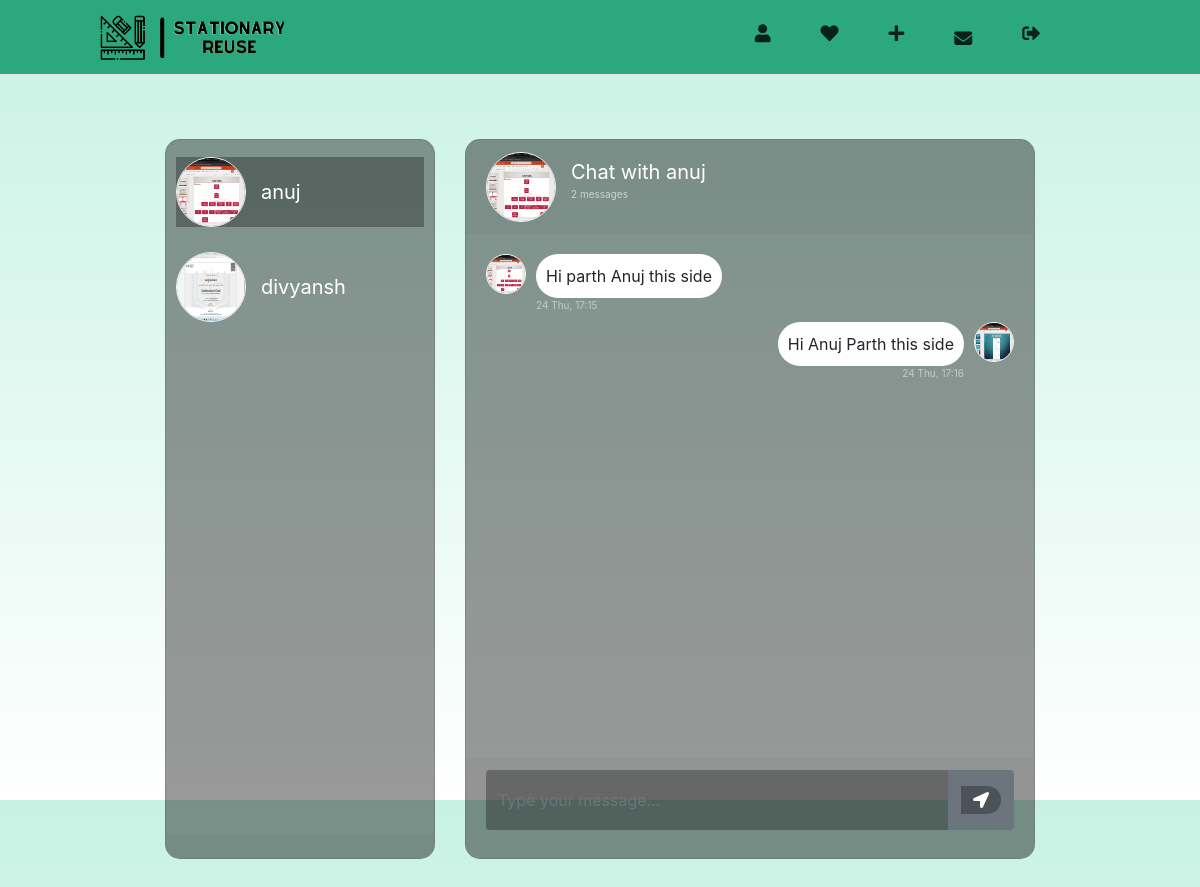
Screenshot of /chat/ (signed in) with the database file from the repository.
### chat/models.py (models this page shows)
class Thread(models.Model):
    first_person = models.ForeignKey(User, on_delete = models.CASCADE, null = True, blank = True, related_name = 'thread_first_person')
    second_person = models.ForeignKey(User, on_delete=models.CASCADE, null = True, blank = True, related_name = 'thread_second_person')
    updated = models.DateTimeField(auto_now = True)
    timestamp = models.DateTimeField(auto_now_add = True)
    objects = ThreadManager()
    class Meta:
        unique_together = ['first_person', 'second_person']

class ChatMessage(models.Model):
    thread = models.ForeignKey(Thread, null = True, blank = True, on_delete = models.CASCADE, related_name = 'chatmessage_thread')
    user = models.ForeignKey(User, on_delete=models.CASCADE)
    message = models.TextField()
    timestamp = models.DateTimeField(auto_now_add = True)

### myapp/models.py (models this page shows, shortened)
class UserInfoModel(models.Model):
    user = models.OneToOneField(User, on_delete=models.CASCADE, related_name="child_user")
    profile_pic = models.ImageField(upload_to="photos/userprofilepics", blank=True)
    description = models.CharField(max_length=250, blank=True)
    phone_number = models.PositiveSmallIntegerField(null=True)
    college = models.CharField(max_length=40, blank=True)
    branch = models.CharField(max_length=40, blank=True)
    address = models.CharField(max_length=50, blank=True)
    gender = models.CharField(max_length=10, default="", blank=True, null=True)

### chat/views.py (the view)
# urls.py: path('', views.message_inbox, name = "message_inbox"),
@login_required
def message_inbox(request):
    threads = Thread.objects.by_user(user = request.user).prefetch_related('chatmessage_thread').order_by('timestamp')
    context = {
        'Threads' : threads
    }
    return render(request, 'chat/messages.html', context)

### templates/chat/messages.html (shortened to what this page needs)
{% load static %}
<html>
    <head>
        <link rel="stylesheet" href="https://cdn.jsdelivr.net/npm/bootstrap@4.5.3/dist/css/bootstrap.min.css">
        <link rel="stylesheet" href="https://maxcdn.bootstrapcdn.com/font-awesome/4.7.0/css/font-awesome.min.css">
        <link rel="stylesheet" href="https://cdn.jsdelivr.net/npm/bootstrap@4.5.3/dist/css/bootstrap.min.css">
        <link rel="stylesheet" href="{% static "myapp/css/postad.css" %}">
        <link rel="stylesheet" href="{% static "myapp/css/navigation.css" %}">
		<link rel="stylesheet" href="https://stackpath.bootstrapcdn.com/bootstrap/4.1.3/css/bootstrap.min.css">
		<link rel="stylesheet" href="https://use.fontawesome.com/releases/v5.5.0/css/all.css">
		<link rel="stylesheet" type="text/css" href="https://cdnjs.cloudflare.com/ajax/libs/malihu-custom-scrollbar-plugin/3.1.5/jquery.mCustomScrollbar.min.css">
        <link rel="stylesheet" href="{% static 'chat/css/messages.css' %}">
    </head>
    <body>
        <nav class="navigation">
            <div class="navigation__column">
                <a href="{% url "loginhome" username=user.username %}">
                    <img src="{% static "myapp/images/logo.png" %}" />
                </a>
            </div>
            <div class="navigation__column">
                <ul class="navigations__links">
                    {% if user.is_authenticated %}
                        <li class="navigation__list-item">
                            <a href="{% url "user:profile" username=user.username %}" class="navigation__link">
                                <i class="fa fa-user"></i>
                            </a>
                        </li>
                        <li class="navigation__list-item">
                            <a href="{% url "favourites" username=user.username %}" class="navigation__link">
                                <i class="fa fa-heart"></i>
                            </a>
                        </li>
                        <li class="navigation__list-item">
                            <a href="{% url "postad" username=user.username %}" class="navigation__link">
                                <i class="fa fa-plus"></i>
                            </a>
                        </li>
                        <li class="navigation__list-item" style="padding-top: 5px">
                            <a href="{% url "chat:message_inbox" %}" class="navigation__link">
                                <i class="fa-solid fa-envelope"></i>
                            </a>
                        </li>
                        <li class="navigation__list-item">
                            <a href="{% url "user_logout" %}" class="navigation__link">
                                <i class="fas fa-sign-out-alt"></i>
                            </a>
                        </li>
                    {% endif %}
                </ul>
            </div>
        </nav>
        <div class="container-fluid h-100">
            <div class="row justify-content-center h-100 ">
                <div class="col-md-4 col-xl-3 chat h-100 mt-4">
                    <div class="card mb-sm-3 mb-md-0 contacts_card">
                    <div class="card-body contacts_body">
                        <ul class="contacts">
                            {% for thread in Threads %}
                                <li>
                                    <div  class="{% if forloop.first %}active{% endif %} contact-li" chat-id="chat_{{ thread.id }}" style="cursor: pointer">
                                    <div class="d-flex bd-highlight">
                                        <div class="img_cont">
                                            {% if user == thread.first_person and thread.second_person.child_user.profile_pic.url %}
                                                <img src="{{thread.second_person.child_user.profile_pic.url}}" class="rounded-circle user_img">
                                            {% elif user == thread.second_person and thread.first_person.child_user.profile_pic.url %}
                                                <img src="{{thread.first_person.child_user.profile_pic.url}}" class="rounded-circle user_img">
                                            {% else %}
                                                <img src="{% static 'myapp/images/avatar.svg' %}" alt="Admin" class="rounded-circle user_img">
                                            {% endif %}
                                        </div>
                                        <div class="user_info">
                                            {% if thread.first_person == user %}
                                                <span>{{ thread.second_person.username }}</span>
                                            {% else %}
                                                <span>{{ thread.first_person.username }}</span>
                                            {% endif %}
                                        </div>
                                    </div>
                                    </div>
                                </li>
                            {% endfor %}
                        </ul>
                    </div>
                    <div class="card-footer"></div>
                </div>
            </div>
                <div class="col-md-8 col-xl-6 chat h-100 mt-4">
                    <div class="card">
                        {% for thread in Threads %}
                            <div class="messages-wrapper {% if forloop.first %}hide is_active{% else %}hide{% endif %}" chat-id="chat_{{ thread.id }}" other-user-id="
                                        {% if thread.first_person == user %}
                                            {{ thread.second_person.id }}
                                        {% else %}
                                            {{ thread.first_person.id }}
                                        {% endif %}
                                    ">
                                <div class="card-header msg_head">
                                    <div class="d-flex bd-highlight">
                                        <div class="img_cont">
                                            {% if user == thread.first_person and thread.second_person.child_user.profile_pic.url %}
                                                <img src="{{thread.second_person.child_user.profile_pic.url}}" class="rounded-circle user_img">
                                            {% elif user == thread.second_person and thread.first_person.child_user.profile_pic.url %}
                                                <img src="{{thread.first_person.child_user.profile_pic.url}}" class="rounded-circle user_img">
                                            {% else %}
                                                <img src="{% static 'myapp/images/avatar.svg' %}" alt="Admin" class="rounded-circle user_img">
                                            {% endif %}
                                        </div>
                                        <div class="user_info">
                                            {% if thread.first_person == user %}
                                                    <span>Chat with {{ thread.second_person.username }}</span>
                                            {% else %}
                                                <span>Chat with {{ thread.first_person.username }}</span>
                                            {% endif %}
                                            <p>{{ thread.chatmessage_thread.all.count }} messages</p>
                                        </div>
                                    </div>
                                </div>
                                <div class="card-body msg_card_body">
                                    {% for chat in thread.chatmessage_thread.all %}
                                        {% if chat.user == user %}
                                            <div class="d-flex mb-4 replied">
                                                <div class="msg_cotainer_send">
                                                    {{ chat.message }}
                                                    <span class="msg_time_send">{{ chat.timestamp|date:"d D" }}, {{ chat.timestamp|time:"H:i" }}</span>
                                                </div>
                                            <div class="img_cont_msg">
                                                {% if user == thread.first_person and thread.first_person.child_user.profile_pic.url %}
                                                    <img src="{{thread.first_person.child_user.profile_pic.url}}" class="rounded-circle user_img_msg">
                                                {% elif user == thread.second_person and thread.second_person.child_user.profile_pic.url %}
                                                    <img src="{{thread.second_person.child_user.profile_pic.url}}" class="rounded-circle user_img_msg">
                                                {% else %}
                                                    <img src="{% static 'myapp/images/avatar.svg' %}" alt="Admin" class="rounded-circle user_img_msg">
                                                {% endif %}
                                            </div>
                                        </div>
                                        {% else %}
                                            <div class="d-flex mb-4 received">
                                            <div class="img_cont_msg">
                                                {% if user == thread.first_person and thread.second_person.child_user.profile_pic.url %}
                                                    <img src="{{thread.second_person.child_user.profile_pic.url}}" class="rounded-circle user_img_msg">
                                                {% elif user == thread.second_person and thread.first_person.child_user.profile_pic.url %}
                                                    <img src="{{thread.first_person.child_user.profile_pic.url}}" class="rounded-circle user_img_msg">
                                                {% else %}
                                                    <img src="{% static 'myapp/images/avatar.svg' %}" alt="Admin" class="rounded-circle user_img_msg">
                                                {% endif %}
                                            </div>
                                            <div class="msg_cotainer">
                                                {{ chat.message }}
                                                <span class="msg_time">{{ chat.timestamp|date:"d D" }}, {{ chat.timestamp|time:"H:i" }}</span>
                                            </div>
                                        </div>
                                        {% endif %}
                                    {% endfor %}
                                </div>
                            </div>
                        {% endfor %}
                        <div class="card-footer">
                            <form id="send-message-form">
                                <div class="input-group">
                                    <input type="text" name="" id="input-message" class="form-control type_msg" placeholder="Type your message...">
                                    <div class="input-group-append">
                                        <button class="btn btn-secondary" type="submit">
                                            <span class="input-group-text send_btn">
                                                <i class="fas fa-location-arrow"></i>
                                            </span>
                                        </button>
                                    </div>
                                </div>
                            </form>
                        </div>
                    </div>
                </div>
            </div>
        </div>
    </body>
</html>

### rows the page displays
Thread: first_person.child_user.profile_pic (picture), first_person.username "anuj", chatmessage_thread.all.count "2"
Thread: first_person.child_user.profile_pic (picture), first_person.username "divyansh"
ChatMessage: first_person.child_user.profile_pic (picture), message "Hi parth Anuj this side", timestamp "24 Thu", timestamp "17:15"
ChatMessage: message "Hi Anuj Parth this side", timestamp "24 Thu", timestamp "17:16", second_person.child_user.profile_pic (picture)
